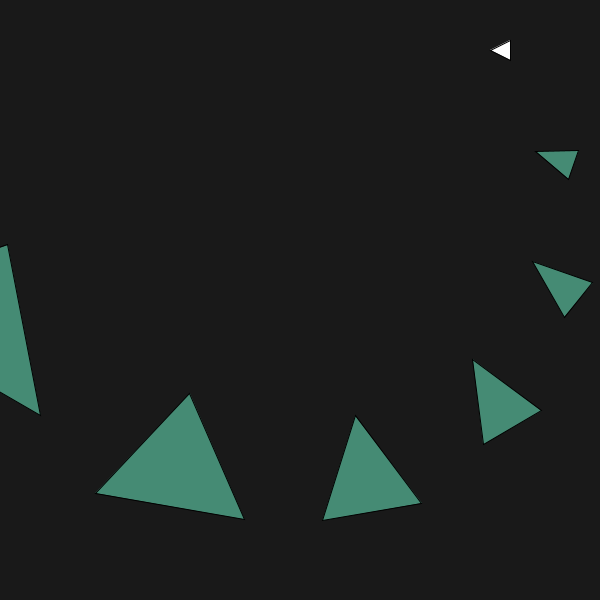
Frame 1 (no input)
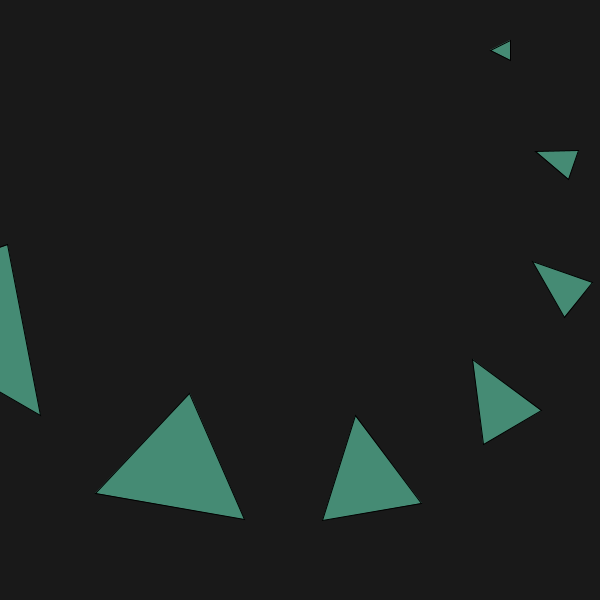
Frame 60 (the mouse pressed at the canvas centre just before this capture)
Frame 120 (the mouse held since frame 60 and released just before this capture): identical to frame 60, image omitted

The Processing sketch that drew these frames (run headless with seeded random() and noise(); from frame 60 on, the mouse is pressed at the canvas centre):

// Processing sketch: Aufgabe_4_b
// ── Aufgabe_4_b.pde
float angle=20;
float Farbe1;
float Farbe2;
float Farbe3;
void setup(){
  size(600, 600);
  Farbe1=69;
Farbe2=139;
Farbe3=116;
}

void draw(){
  background(25);
  drawTriangle(width-110, height-550, width-90, height-560, width-90, height-540 );
 
}

void drawTriangle(float x1, float y1, float x2, float y2, float x3, float y3){
 
  triangle(x1, y1, x2, y2, x3, y3);
  translate(120, -80);
rotate(radians(angle));
    if(y1<600){
      fill(Farbe1, Farbe2, Farbe3);
    drawTriangle(x1/1.044, y1*1.5, x2, y2*1.5, x3, y3*1.5);
    }
 
}
